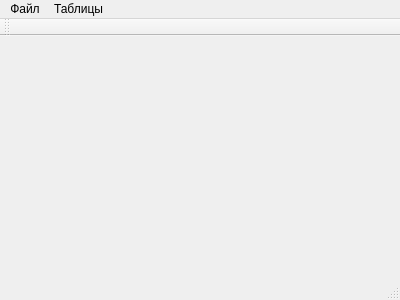
<?xml version="1.0" encoding="UTF-8"?>
<ui version="4.0">
 <class>MainWindow</class>
 <widget class="QMainWindow" name="MainWindow">
  <property name="geometry">
   <rect>
    <x>0</x>
    <y>0</y>
    <width>400</width>
    <height>300</height>
   </rect>
  </property>
  <property name="windowTitle">
   <string>MainWindow</string>
  </property>
  <widget class="QWidget" name="centralWidget"/>
  <widget class="QMenuBar" name="menuBar">
   <property name="geometry">
    <rect>
     <x>0</x>
     <y>0</y>
     <width>400</width>
     <height>26</height>
    </rect>
   </property>
   <widget class="QMenu" name="mTables">
    <property name="title">
     <string>Таблицы</string>
    </property>
   </widget>
   <widget class="QMenu" name="mMain">
    <property name="title">
     <string>Файл</string>
    </property>
   </widget>
   <addaction name="mMain"/>
   <addaction name="mTables"/>
  </widget>
  <widget class="QToolBar" name="mainToolBar">
   <attribute name="toolBarArea">
    <enum>TopToolBarArea</enum>
   </attribute>
   <attribute name="toolBarBreak">
    <bool>false</bool>
   </attribute>
  </widget>
  <widget class="QStatusBar" name="statusBar"/>
  <action name="actionDbConenct">
   <property name="checkable">
    <bool>true</bool>
   </property>
   <property name="text">
    <string>Подключиться</string>
   </property>
   <property name="toolTip">
    <string>Подключиться к базе данных</string>
   </property>
  </action>
 </widget>
 <layoutdefault spacing="6" margin="11"/>
 <resources/>
 <connections/>
 <slots>
  <slot>connect()</slot>
 </slots>
</ui>
